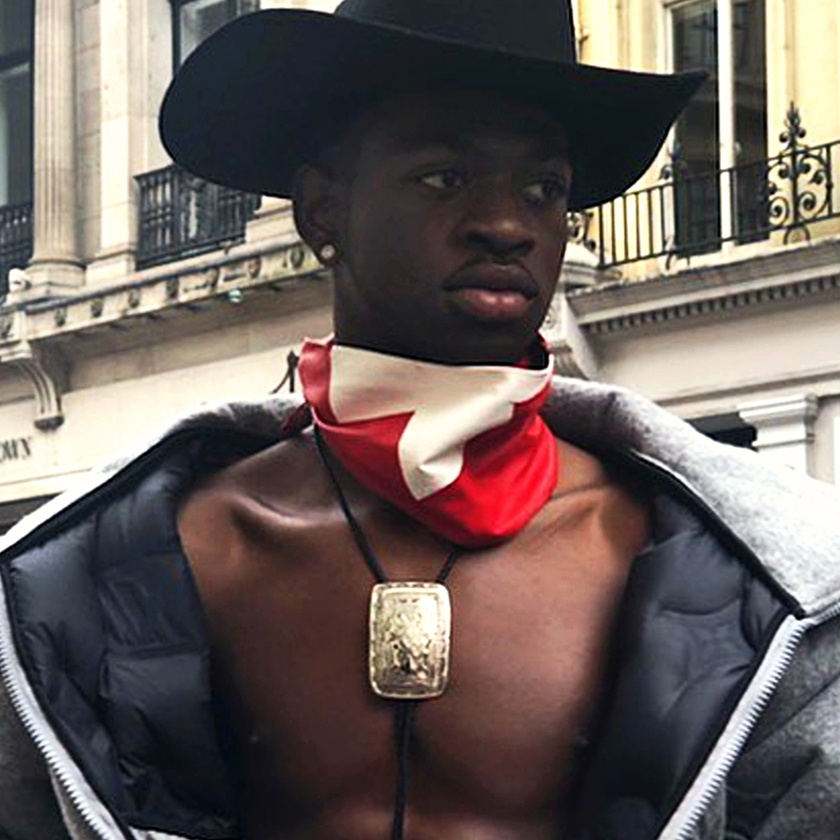
#> input picture lab1/cowboi.jpg, 840 x 840 px, shrunk from 1024 x 1024 before the run, found by its file name
$ python lab1.py
#> lines starting #> are read from the running program, lines starting #| are printed output that depends on the picture
import matplotlib.pyplot as plt
import numpy as np
from skimage.color import rgb2gray
from skimage.exposure import histogram
from skimage.io import imshow

# r = float(input('input R parameter: '))
r = 0.2125
# g = float(input('input G parameter: '))
g = 0.7154
# b = float(input('input B parameter: '))
b = 0.0721


original = plt.imread('lab1/cowboi.jpg')
#> original is the input picture: shape (840, 840, 3); mean R, G, B 105.5, 94.9, 92
grayscale = np.dot(original, [r, g, b])
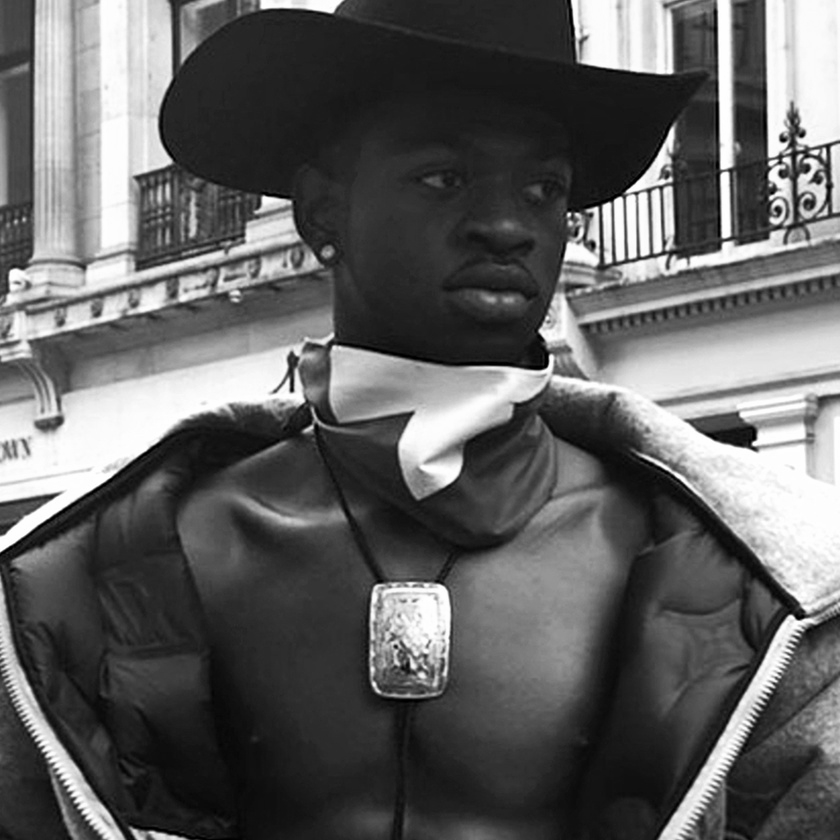
#> grayscale: shape (840, 840) float64; min 0, max 255, mean 96.9; drawn with min black and max white
# grayscale = rgb2gray(original)
grayscale = grayscale.astype(np.uint8)
plt.imsave('lab1/cowboi_polutone.jpg', grayscale)
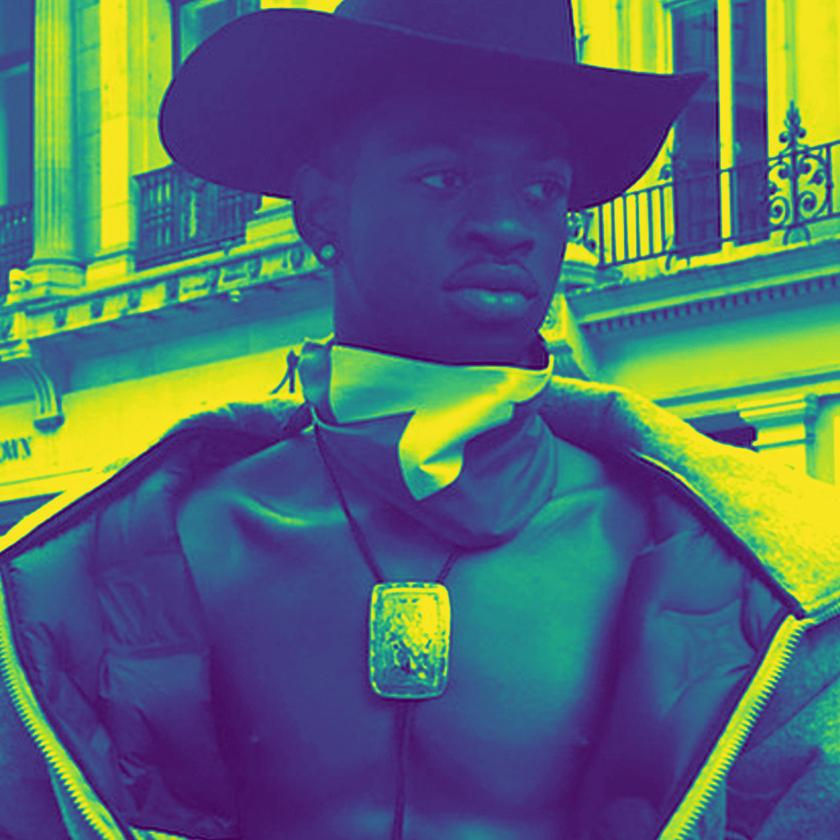
#> saved as cowboi_polutone.jpg: shape (840, 840, 3); mean R, G, B 86, 105.8, 112.5

fig = plt.figure()

fig.add_subplot(2,2,1)
imshow(original)

fig.add_subplot(2,2,2)
imshow(grayscale)

fig.add_subplot(2,2,3)
hist_red, bins_red = histogram(original[:, :, 2])
#> hist_red = 256 values, max 14131 at index 43, min 93 at index 1, mean 2756.2; bins_red = 256 values from 0 to 255
hist_green, bins_green = histogram(original[:, :, 1])
#> hist_green = 256 values, max 13407 at index 254, min 211 at index 3, mean 2756.2; bins_green = 256 values from 0 to 255
hist_blue, bins_blue = histogram(original[:, :, 0])
#> hist_blue = 256 values, max 30148 at index 255, min 217 at index 2, mean 2756.2; bins_blue = 256 values from 0 to 255
plt.plot(bins_green, hist_green, color='green', linestyle='-', linewidth=1)
plt.plot(bins_red, hist_red, color='red', linestyle='-', linewidth=1)
plt.plot(bins_blue, hist_blue, color='blue', linestyle='-', linewidth=1)

fig.add_subplot(2,2,4)
hist_res, bin_res = histogram(grayscale)
#> hist_res = 256 values, max 11814 at index 38, min 166 at index 255, mean 2756.2; bin_res = 256 values from 0 to 255
plt.plot(bin_res, hist_res, color='black', linestyle='-', linewidth=1)

fig.tight_layout()
plt.show()
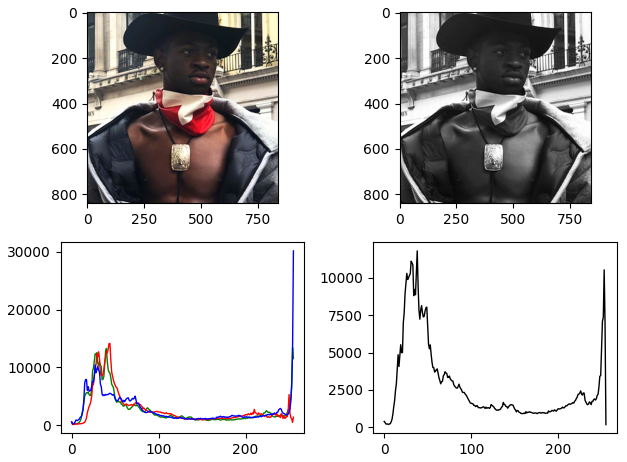
#> figure drawn by matplotlib, 4 panels; panel 3: curve peaks at x = 254, y = 13407; panel 3: curve peaks at x = 43, y = 14131; panel 3: curve peaks at x = 255, y = 30148; panel 4: curve peaks at x = 38, y = 11814
